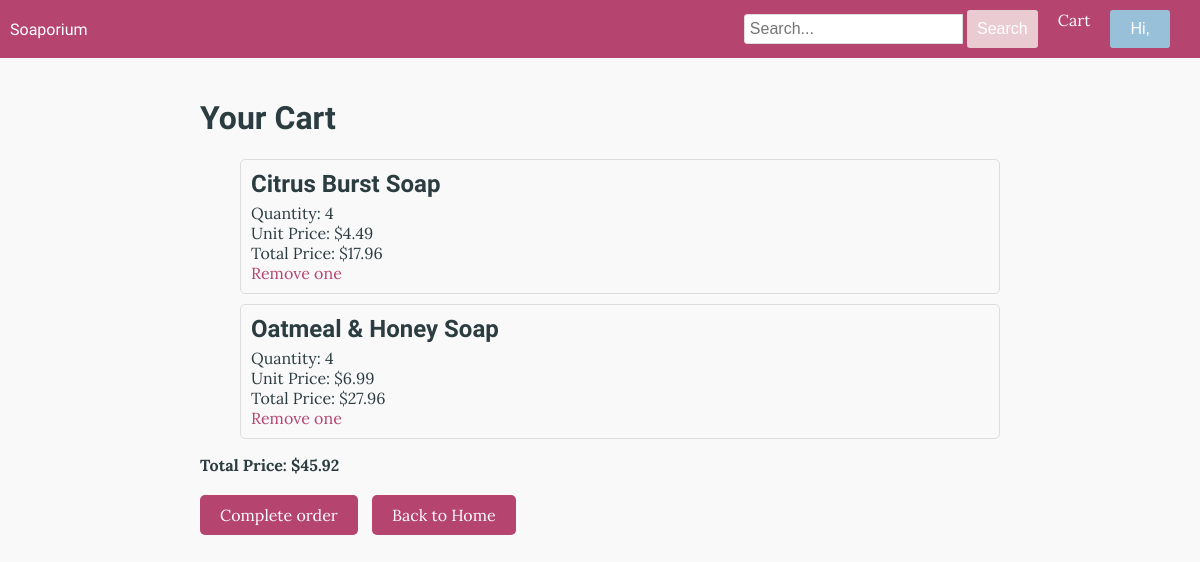
Page /view_current_cart (signed in) on the committed database.
### tables this page shows
CREATE TABLE Soap (soapid INTEGER PRIMARY KEY AUTOINCREMENT, name TEXT NOT NULL, description TEXT, brand TEXT, price REAL NOT NULL, type TEXT, picture TEXT, `ingredients` TEXT);

### routes.py (the view)
@app.route("/view_current_cart")
def view_current_cart():
    userid = session.get("userid")
    if not userid:
        flash("Please log in to view your cart")
        return redirect(url_for("login"))
    conn = sqlite3.connect("Soap.db")
    sql = "SELECT cartid FROM Cart WHERE userid = ? AND status = 'open'"
    cartid = conn.execute(sql, (userid,)).fetchone()
    if cartid:
        cartid = cartid[0]
    if not cartid:
        flash("No cart found")
        conn.close()
        return redirect(url_for("home"))
    """ SQL query that gathers all the items from the cart,
    sums the total quantity of each item,
    and groups the items"""
    sql = """
        SELECT Soap.soapid AS soapid,
               Soap.name AS soap_name,
               Soap.price AS unit_price,
               CartItem.quantity AS soap_quantity,
               CartItem.soapid,
               SUM(CartItem.quantity) AS total_quantity
        FROM CartItem
        JOIN Soap ON Soap.soapid = CartItem.soapid
        WHERE CartItem.cartid = ?
        GROUP BY CartItem.soapid
        """
    cart_items = conn.execute(sql, (cartid,)).fetchall()
    total_price = sum(
        item[2] * item[3]
        for item in cart_items)
    conn.close()
    return render_template(
        "cart.html",
        cart_items=cart_items,
        total_price=total_price,
        cartid=cartid
    )

### templates/cart.html (shortened to what this page needs)
{% extends "layout.html" %}
{% block content %}
<div class="cart-container">
    <h1>Your Cart</h1>
    {% if cart_items and cart_items|length > 0 %}
    <ul>
        {% for item in cart_items %}
        <li class="cart-item">
            <h2>{{ item[1] }}</h2>
            <p>Quantity: {{ item[3] }}</p>
            <p>Unit Price: ${{ item[2] }}</p>
            <p>Total Price: ${{ item[2] * item[3] }}</p>
            <a href="{{ url_for('decrease_quantity', cartid=cartid, soapid=item[0] )}}">Remove one</a>
        </li>
        {% endfor %}
    </ul>
    <p class="total-price">Total Price: ${{ total_price }}</p>
    {% else %}
    <p>Your cart is empty</p>
    {% endif %}
    <div class="cart-navigation">
        <a href="{{ url_for('complete_order', cartid=cartid) }}">Complete order</a>
        <a href="{{ url_for('home') }}">Back to Home</a>
    </div>
</div>
{% endblock %}

### static/styles.css (style rules this page uses)
body { font-family: 'Lora', serif; margin: 0; padding: 0; background-color: #faf9f9; color: #2b3d41; }
h1, h2, h3, h4, h5, h6, .home-link { font-family: 'Rock Salt', cursive; }
ul, li { list-style-type: none; }
.cart-container { max-width: 800px; margin: 0 auto; padding: 20px; }
.cart-item { border: 1px solid #ddd; border-radius: 5px; padding: 10px; margin-bottom: 10px; background-color: #faf9f9; }
.cart-item h2 { margin: 0 0 5px; }
.cart-item p { margin: 0; }
.cart-item a { color: #b5446e; text-decoration: none; }
.total-price { font-weight: bold; }
.cart-navigation { margin-top: 20px; }
.cart-navigation a { display: inline-block; margin-right: 10px; padding: 10px 20px; background-color: #b5446e; color: #fff; text-decoration: none; border-radius: 5px; }

### rows in the picture
Soap: name "Citrus Burst Soap", item "4", price "4.49", item[2]*item[3] "17.96"
Soap: name "Oatmeal & Honey Soap", item "4", price "6.99", item[2]*item[3] "27.96"

### other values in the picture
{{ total_price }} "45.92"
